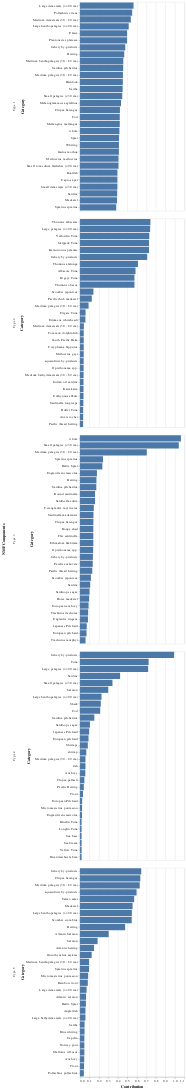

The notebook cell saved with this chart:
### Code cell
n_components = 5

# Perform dimensionality reduction using NMF
W, H = dimension_reduction(X, n_components=n_components)

# Obtain list of countries in W
countries = W.index.tolist()

# Create with top categories contributing to each type
top_category_10 = plot_top_categories(H, 30, True, graph_output_path)

top_category_10

### Figure 1 — Vega-Lite specification as saved in the notebook (floating-point values rounded to 4 significant figures; data arrays with more than 128 entries replaced by an {"elided": "..."} marker saying what was removed)
{"config": {"view": {"continuousWidth": 300, "continuousHeight": 300}}, "data": {"name": "data-b1dd2f726c91ded6844c426771c9625e"}, "facet": {"row": {"field": "Component", "title": "NMF Components", "type": "nominal"}}, "spec": {"mark": {"type": "bar"}, "encoding": {"tooltip": [{"field": "Component", "type": "nominal"}, {"field": "Category", "type": "nominal"}, {"field": "Weight", "type": "quantitative"}], "x": {"field": "Weight", "title": "Contribution", "type": "quantitative"}, "y": {"field": "Category", "sort": "-x", "type": "nominal"}}}, "resolve": {"scale": {"y": "independent"}}, "$schema": "https://vega.github.io/schema/vega-lite/v6.1.0.json", "datasets": {"data-b1dd2f726c91ded6844c426771c9625e": {"elided": "150 records"}}}
